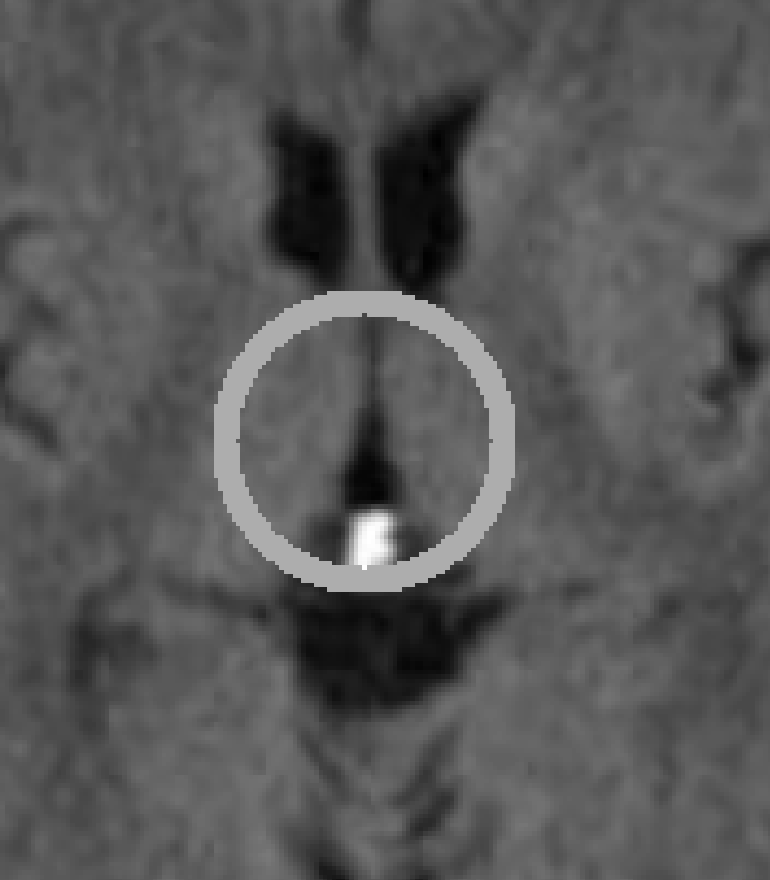
#> input picture ENBC 311 - Homeworks/ENBC 311 - Homework8/HeadCT.png, 770 x 880 px
$ jupyter execute hw8-solved.ipynb
#> lines starting #> are read from the running program, lines starting #| are printed output that depends on the picture; after the words box and inside, x2 and y2 are one past the last pixel; in counts of white or black regions, pixels touching at a corner belong together
# Homework 9

## Problem 1 (25 points):
Use the three methods from the lecture and calculate the roots of the following functions (always plot the graphs):
1. $log(x) - exp(-5)$
2. $x^3 - 7x^2 + 14x -8$
3. $log(x) \times exp(-x)$

Please use lambda function and **don't use for or while loops**

## Problem 2 (25 points):
You have a 4x4 2D array with two missing values (NaNs).
 Use linear interpolation to fill in the missing values.
 Use numpy and scipy.interpolate.griddata (or another suitable method)
 to complete the task.


[cell 1]
from scipy import interpolate
import numpy as np

data = np.array([
    [1, 2, 3, 4],
    [5, 6, np.NaN, 8],
    [9, 10, 11, 12],
    [13, np.NaN, 15, 16]
])

[cell 2]
import numpy as np
from scipy import interpolate

# Original 4x4 data with two NaN values
data = np.array([
    [1, 2, 3, 4],
    [5, 6, np.nan, 8],
    [9, 10, 11, 12],
    [13, np.nan, 15, 16]
])

# Step 1: Create meshgrid of indices for the 2D array
x, y = np.indices(data.shape)

# Step 2:  Get known data (not nan)
valid_mask = ~np.isnan(data)  # Mask to find valid data points
valid_x = x[valid_mask]
valid_y = y[valid_mask]
valid_data = data[valid_mask]

# Step 3: Get unknown data points
nan_mask = np.isnan(data)
nan_x = x[nan_mask]
nan_y = y[nan_mask]

# Step 4: Perform griddata interpolation to fill NaNs
filled_values = interpolate.griddata(
    (valid_x, valid_y),  # Points with valid data
    valid_data,          # The corresponding valid data
    (nan_x, nan_y),      # Points where we have NaNs
    method='linear'      # Use linear interpolation
)

# Step 5: replace the nan values with the interpolated data
data[nan_mask] = filled_values

# Display the updated data
print("Data after interpolation:")
print(data)

## Problem 3 (30 points)

As a bioenegener or biocoputational enegener you are provided with an image, `HeadCT.png`, which contains some bad pixels that appear as ring artifacts that is commonly seen in CT images. Your task is to use Python libraries like `numpy` and `scipy` (specifically, `scipy.interpolate.griddata` to correct these bad pixels.

### Requirements:
1. **Identify the bad pixels**: Detect the regions where the pixel values are significantly different from surrounding pixels or follow a pattern indicative of the vertical stripes.
2. **Apply Interpolation**: Use `scipy.interpolate.griddata` to estimate values for these bad pixels based on the surrounding good pixels.
3. **Output**: Return the corrected image data or display the corrected image to verify the interpolation quality visually.

[cell 3]
from PIL import Image
import numpy as np
import matplotlib.pyplot as plt

# ---- Load and convert to numpy array ----
image_path = 'HeadCT.png'

img = Image.open(image_path).convert('L')   # convert to grayscale
img_np = np.array(img)                      # to numpy array

# ---- Print basic info ----
print("Type:", type(img_np))
#| Type: <class 'numpy.ndarray'>
print("Shape:", img_np.shape)
#| Shape: (880, 770)
print("Data type:", img_np.dtype)
#| Data type: uint8

# ---- Plot the image ----
plt.imshow(img_np, cmap='gray')
plt.title("Head CT Image")
plt.axis('off')
plt.show()

[cell 4]
# -*- coding: utf-8 -*-
"""
Created on Mon Dec  1 09:12:38 2025

@author: Bahaa
"""

from PIL import Image
import numpy as np
import matplotlib.pyplot as plt

# ---- Load and convert to numpy array ----
image_path = 'HeadCT.png'

img = Image.open(image_path).convert('L')   # convert to grayscale
img_np = np.array(img)                      # to numpy array

# ---- Print basic info ----
print("Type:", type(img_np))
#| Type: <class 'numpy.ndarray'>
print("Shape:", img_np.shape)
#| Shape: (880, 770)
print("Data type:", img_np.dtype)
#| Data type: uint8

# ---- Plot the image ----
plt.imshow(img_np, cmap='gray')
plt.title("Head CT Image")
plt.axis('off')
plt.show()

#%%
import numpy as np
from scipy import interpolate


# Step 1: Create meshgrid of indices for the 2D array
x, y = np.indices(img_np.shape)

# Step 2:  Get known data (not nan)
valid_mask = img_np!=173  # Mask to find valid data points
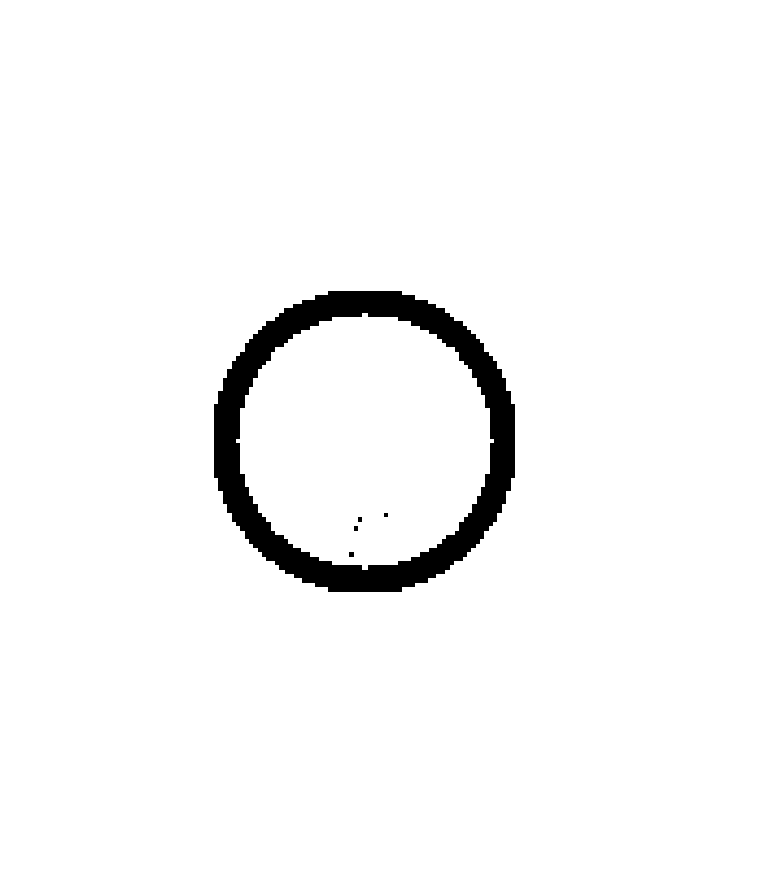
#> valid_mask: shape (880, 770) bool; 96.6% white; 5 black regions (1 under 20 px), largest, box (x1, y1, x2, y2) and area: (214, 291, 515, 592) 22774, (349, 552, 354, 557) 25, (358, 517, 362, 522) 20, (354, 526, 358, 531) 20
valid_x = x[valid_mask]
valid_y = y[valid_mask]
valid_data = img_np[valid_mask]

# Step 3: Get unknown data points
nan_mask = img_np==173
nan_x = x[nan_mask]
nan_y = y[nan_mask]

# Step 4: Perform griddata interpolation to fill NaNs
filled_values = interpolate.griddata(
    (valid_x, valid_y),  # Points with valid data
    valid_data,          # The corresponding valid data
    (nan_x, nan_y),      # Points where we have NaNs
    method='linear'      # Use linear interpolation
)

# Step 5: replace the nan values with the interpolated data
img_np[nan_mask] = filled_values
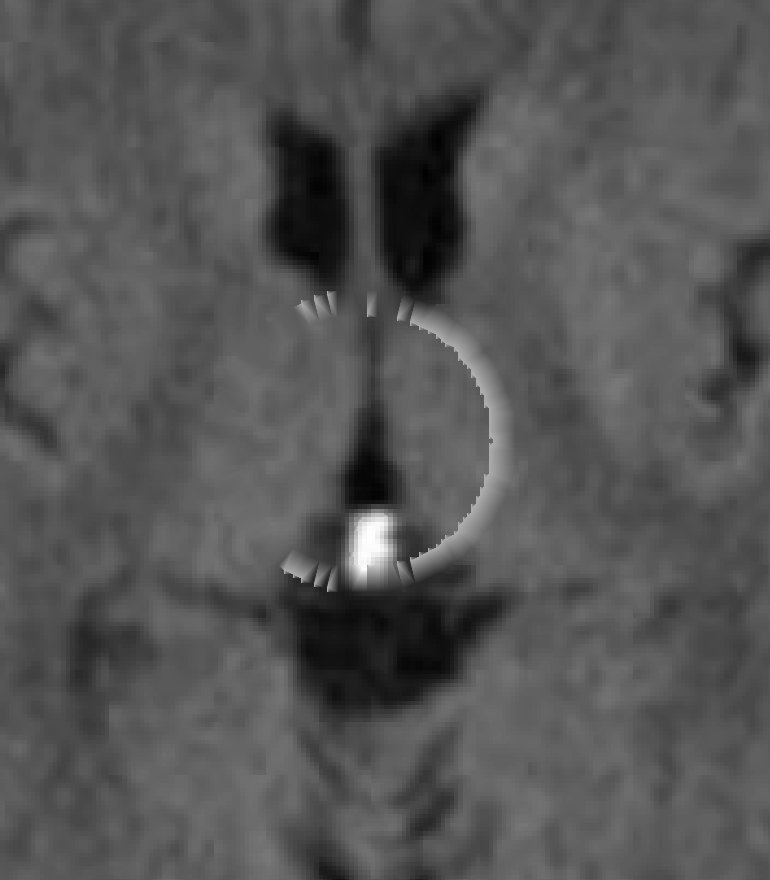
#> img_np: shape (880, 770); min 0, max 255, mean 84.7

#%% ---- Plot the image ----
plt.imshow(img_np, cmap='gray')
plt.title("Head CT Image")
plt.axis('off')
plt.show()
